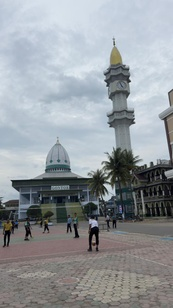
#> input picture Final Hasbi/image1.jpg, 173 x 308 px, shrunk from 720 x 1280 before the run
$ python stitching.py
#> lines starting #> are read from the running program, lines starting #| are printed output that depends on the picture
import cv2
import numpy as np
import matplotlib.pyplot as plt
import time


# ==============================
# LOAD IMAGE
# ==============================
img1 = cv2.imread("image1.jpg")
#> img1 is the input picture: shape (308, 173, 3); mean B, G, R 157, 152.4, 147.2
img2 = cv2.imread("image2.jpg")
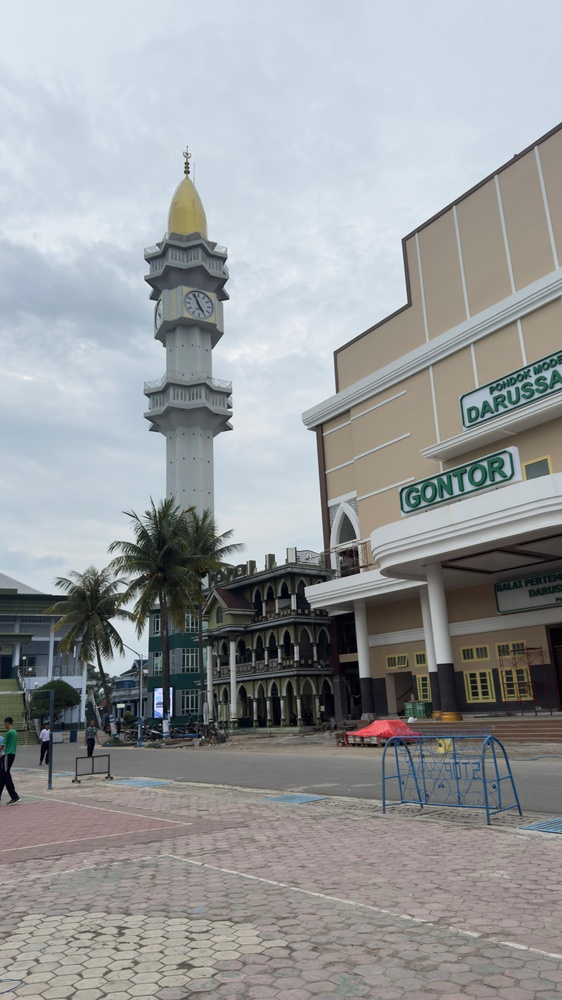
#> input picture Final Hasbi/image2.jpg, 562 x 1000 px, shrunk from 2340 x 4160 before the run
#> img2 is the input picture: shape (1000, 562, 3); mean B, G, R 156.1, 154.1, 151.3

if img1 is None or img2 is None:
    print("Error: image not found!")
    exit()

gray1 = cv2.cvtColor(img1, cv2.COLOR_BGR2GRAY)
gray2 = cv2.cvtColor(img2, cv2.COLOR_BGR2GRAY)
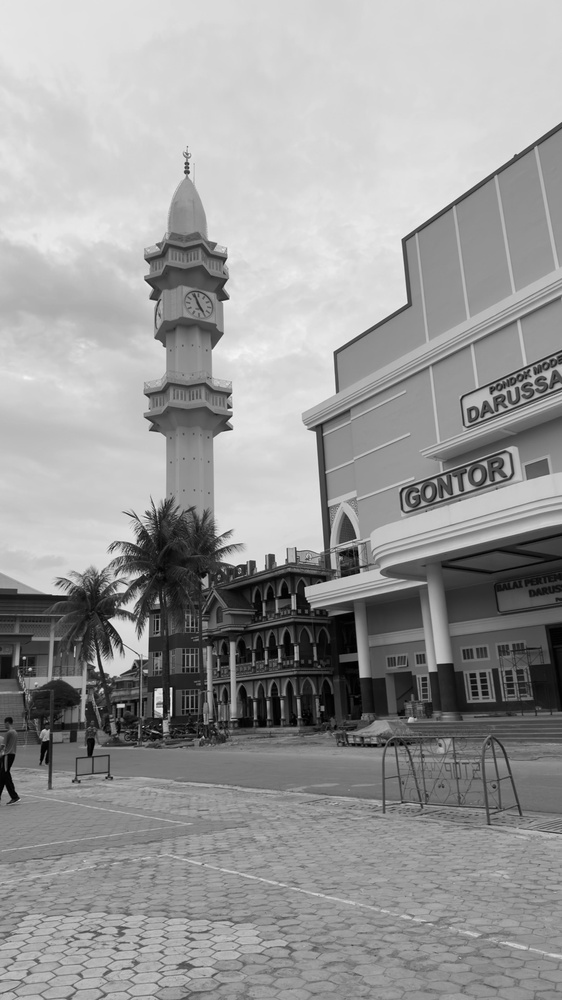
#> gray2: shape (1000, 562); min 0, max 245, mean 153.5


# ==============================
# FEATURE DETECTION
# ==============================
def detect_and_compute(method, gray):
    if method == "SIFT":
        detector = cv2.SIFT_create()
    elif method == "ORB":
        detector = cv2.ORB_create(nfeatures=2000)
    else:
        raise ValueError("Unsupported method")

    kp, desc = detector.detectAndCompute(gray, None)
    return kp, desc


# ==============================
# FEATURE MATCHING
# ==============================
def match_features(method, desc1, desc2):

    if method == "ORB":
        matcher = cv2.BFMatcher(cv2.NORM_HAMMING)
    else:
        matcher = cv2.BFMatcher(cv2.NORM_L2)

    matches = matcher.knnMatch(desc1, desc2, k=2)

    good = []
    for m, n in matches:
        if m.distance < 0.7 * n.distance:   # lebih ketat
            good.append(m)

    return good


# ==============================
# STITCH FUNCTION (FIXED)
# ==============================
def stitch(method):

    print(f"\n===== {method} =====")

    start = time.time()

    kp1, desc1 = detect_and_compute(method, gray1)
    kp2, desc2 = detect_and_compute(method, gray2)

    good_matches = match_features(method, desc1, desc2)

    print("Keypoints img1:", len(kp1))
    print("Keypoints img2:", len(kp2))
    print("Good matches:", len(good_matches))

    if len(good_matches) < 10:
        print("Not enough matches!")
        return

    src_pts = np.float32([kp1[m.queryIdx].pt for m in good_matches]).reshape(-1, 1, 2)
    dst_pts = np.float32([kp2[m.trainIdx].pt for m in good_matches]).reshape(-1, 1, 2)

    # Cari homography
    H, mask = cv2.findHomography(src_pts, dst_pts, cv2.RANSAC, 5.0)

    # ===== AUTO CANVAS SIZE FIX =====
    h1, w1 = img1.shape[:2]
    h2, w2 = img2.shape[:2]

    pts_img1 = np.float32([[0,0],[0,h1],[w1,h1],[w1,0]]).reshape(-1,1,2)
    pts_img1_transformed = cv2.perspectiveTransform(pts_img1, H)

    pts = np.concatenate((pts_img1_transformed,
                          np.float32([[0,0],[0,h2],[w2,h2],[w2,0]]).reshape(-1,1,2)), axis=0)

    [xmin, ymin] = np.int32(pts.min(axis=0).ravel())
    [xmax, ymax] = np.int32(pts.max(axis=0).ravel())

    translation_dist = [-xmin, -ymin]

    H_translation = np.array([[1,0,translation_dist[0]],
                              [0,1,translation_dist[1]],
                              [0,0,1]])

    result = cv2.warpPerspective(img1,
                                 H_translation.dot(H),
                                 (xmax-xmin, ymax-ymin))

    result[translation_dist[1]:h2+translation_dist[1],
           translation_dist[0]:w2+translation_dist[0]] = img2

    end = time.time()

    print("Execution time:", round(end-start,4), "seconds")

    # DRAW MATCHES
    match_img = cv2.drawMatches(
        img1, kp1, img2, kp2, good_matches[:50], None,
        flags=cv2.DrawMatchesFlags_NOT_DRAW_SINGLE_POINTS
    )

    # SHOW RESULT
    plt.figure(figsize=(15,5))
    plt.title(f"{method} - Feature Matching")
    plt.imshow(cv2.cvtColor(match_img, cv2.COLOR_BGR2RGB))
    plt.axis("off")
    plt.show()

    plt.figure(figsize=(15,5))
    plt.title(f"{method} - Panorama Result")
    plt.imshow(cv2.cvtColor(result, cv2.COLOR_BGR2RGB))
    plt.axis("off")
    plt.show()


# ==============================
# RUN METHODS
# ==============================
stitch("SIFT")
#> in detect_and_compute, `kp, desc = detector.detectAndCompute(gray, None)`: kp = 259 keypoints; strongest (x, y, size): (152, 163, 2), (16, 184, 6.8), (105, 185, 2), (94, 223, 4.9)
#> in stitch, `kp1, desc1 = detect_and_compute(method, gray1)`: kp1 has the same summary as kp in detect_and_compute
#> in detect_and_compute (call 2), `kp, desc = detector.detectAndCompute(gray, None)`: kp = 2376 keypoints; strongest (x, y, size): (171, 689, 1.9), (158, 693, 6.5), (24, 658, 2), (120, 706, 3.7)
#> in stitch, `kp2, desc2 = detect_and_compute(method, gray2)`: kp2 has the same summary as kp in detect_and_compute
#> in match_features, `matches = matcher.knnMatch(desc1, desc2, k=2)`: matches = 259 matches
#> after the loop in match_features, `for m, n in matches:`: good = 80 matches
#| Keypoints img1: 259
#| Keypoints img2: 2376
#| Good matches: 80
#> in stitch, `src_pts = np.float32([kp1[m.queryIdx].pt for m in good_matches]).resha..`: src_pts = 80 rows, first 8: [86.46, 206.4], [91.57, 207], [93.69, 207.1], [96.09, 202.5], [97.21, 180.7], [97.31, 212], [97.31, 212], [103.5, 182.1]
#> in stitch, `dst_pts = np.float32([kp2[m.trainIdx].pt for m in good_matches]).resha..`: dst_pts = 80 rows, first 8: [40.65, 695.2], [63.68, 696.4], [63.68, 696.4], [77.55, 681.3], [88.15, 608.4], [79.12, 714.1], [79.12, 714.1], [111.7, 612.2]
#> in stitch, `H, mask = cv2.findHomography(src_pts, dst_pts, cv2.RANSAC, 5.0)`: H = [[4.12, -0.412, -226], [1.3, 3.61, -100.7], [0.00187, -0.000351, 1]]; mask = 80 values, max 1 at index 0, min 0 at index 11, mean 0.975
#> in stitch, `pts_img1_transformed = cv2.perspectiveTransform(pts_img1, H)`: pts_img1_transformed = [[-226, -100.7], [-395.5, 1134.5], [296.1, 1017.2], [367.7, 93.79]]
#> in stitch, `pts = np.concatenate((pts_img1_transformed, np.float32([[0,0],[0,h2],[..`: pts = [[-226, -100.7], [-395.5, 1134.5], [296.1, 1017.2], [367.7, 93.79], [0, 0], [0, 1000], [562, 1000], [562, 0]]
#> in stitch, `[xmin, ymin] = np.int32(pts.min(axis=0).ravel())`: xmin = -395; ymin = -100
#> in stitch, `[xmax, ymax] = np.int32(pts.max(axis=0).ravel())`: xmax = 562; ymax = 1134
#> in stitch, `translation_dist = [-xmin, -ymin]`: translation_dist = [395, 100]
#> in stitch, `H_translation = np.array([[1,0,translation_dist[0]], [0,1,translation_..`: H_translation = [[1, 0, 395], [0, 1, 100], [0, 0, 1]]
#> in stitch, `result[translation_dist[1]:h2+translation_dist[1], translation_dist[0]..`:
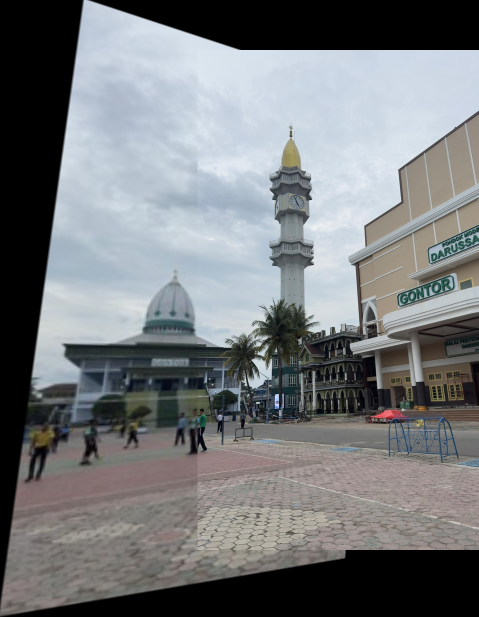
#> result: shape (1234, 957, 3) (shown at 1/2 size); mean B, G, R 123.4, 121, 118.3
#> in stitch, `match_img = cv2.drawMatches( img1, kp1, img2, kp2, good_matches[:50], ..`:
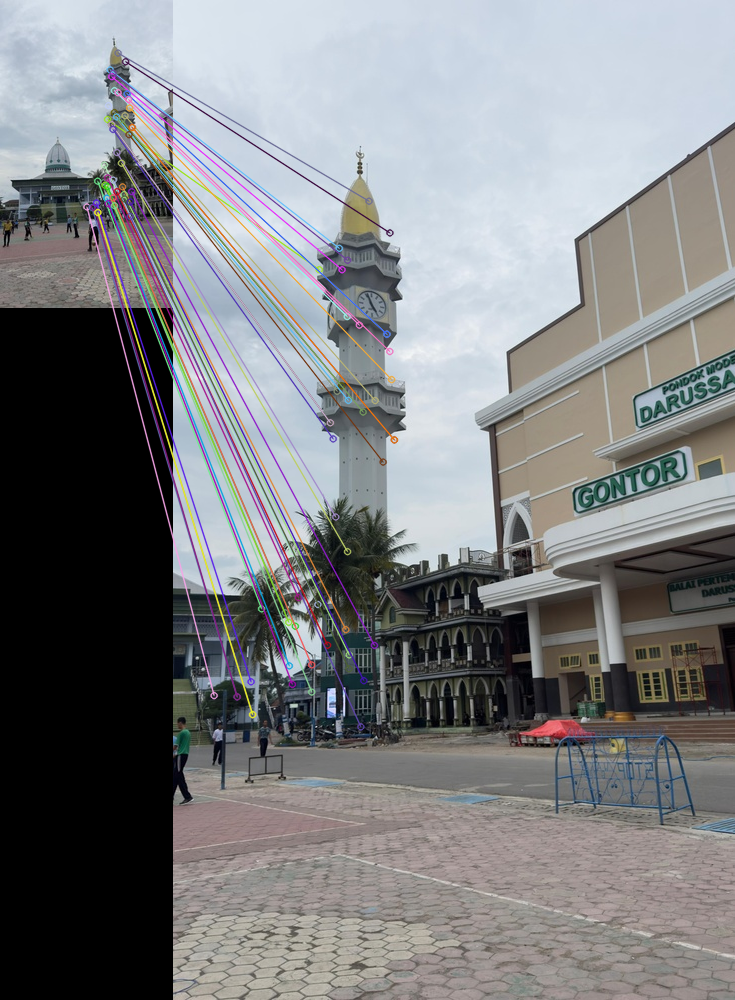
#> match_img: shape (1000, 735, 3); mean B, G, R 130.2, 128, 126.5
stitch("ORB")
#> call 2 of stitch, with method = 'ORB'
#> in detect_and_compute (call 3), `kp, desc = detector.detectAndCompute(gray, None)`: kp = 939 keypoints; strongest (x, y, size): (109, 180, 31), (104, 185, 31), (108, 160, 31), (129, 81, 31)
#> in stitch (call 2), `kp1, desc1 = detect_and_compute(method, gray1)`: kp1 has the same summary as kp in detect_and_compute
#> in detect_and_compute (call 4), `kp, desc = detector.detectAndCompute(gray, None)`: kp = 2000 keypoints; strongest (x, y, size): (161, 689, 31), (109, 620, 31), (118, 706, 31), (171, 688, 31)
#> in stitch (call 2), `kp2, desc2 = detect_and_compute(method, gray2)`: kp2 has the same summary as kp in detect_and_compute
#> in match_features (call 2), `matches = matcher.knnMatch(desc1, desc2, k=2)`: matches = 939 matches
#> after the loop in match_features (call 2), `for m, n in matches:`: good = 69 matches
#| Keypoints img1: 939
#| Keypoints img2: 2000
#| Good matches: 69
#> in stitch (call 2), `src_pts = np.float32([kp1[m.queryIdx].pt for m in good_matches]).resha..`: src_pts = 69 rows, first 8: [123, 63], [106, 71], [129, 78], [105, 80], [129, 81], [106, 83], [110, 83], [107, 88]
#> in stitch (call 2), `dst_pts = np.float32([kp2[m.trainIdx].pt for m in good_matches]).resha..`: dst_pts = 69 rows, first 8: [206, 235.9], [154.1, 247.2], [223.9, 286.7], [146.9, 279.5], [223.9, 295.6], [146.9, 286.7], [161.2, 292.6], [152.3, 301.6]
#> in stitch (call 2), `H, mask = cv2.findHomography(src_pts, dst_pts, cv2.RANSAC, 5.0)`: H = [[4.15, -0.398, -231.6], [1.32, 3.61, -102], [0.00193, -0.000377, 1]]; mask = 69 values, max 1 at index 0, min 0 at index 15, mean 0.899
#> in stitch (call 2), `pts_img1_transformed = cv2.perspectiveTransform(pts_img1, H)`: pts_img1_transformed = [[-231.6, -102], [-400.8, 1141.2], [299.3, 1015.8], [365.3, 94.23]]
#> in stitch (call 2), `pts = np.concatenate((pts_img1_transformed, np.float32([[0,0],[0,h2],[..`: pts = [[-231.6, -102], [-400.8, 1141.2], [299.3, 1015.8], [365.3, 94.23], [0, 0], [0, 1000], [562, 1000], [562, 0]]
#> in stitch (call 2), `[xmin, ymin] = np.int32(pts.min(axis=0).ravel())`: xmin = -400; ymin = -102
#> in stitch (call 2), `[xmax, ymax] = np.int32(pts.max(axis=0).ravel())`: ymax = 1141
#> in stitch (call 2), `translation_dist = [-xmin, -ymin]`: translation_dist = [400, 102]
#> in stitch (call 2), `H_translation = np.array([[1,0,translation_dist[0]], [0,1,translation_..`: H_translation = [[1, 0, 400], [0, 1, 102], [0, 0, 1]]
#> in stitch (call 2), `result = cv2.warpPerspective(img1, H_translation.dot(H), (xmax-xmin, y..`:
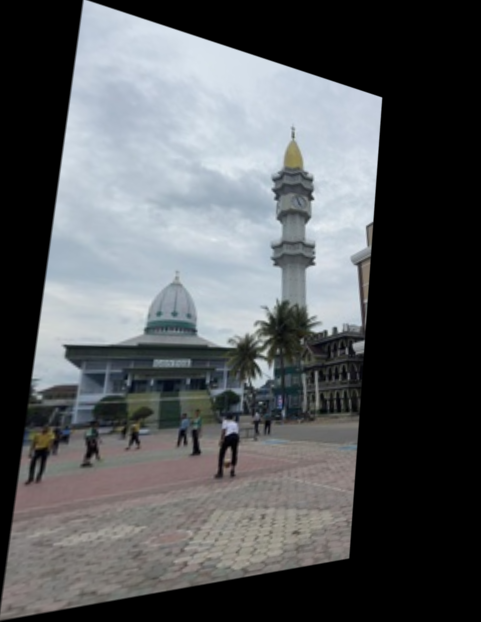
#> result: shape (1243, 962, 3) (shown at 1/2 size); mean B, G, R 91.5, 88.9, 86.1
#> in stitch (call 2), `result[translation_dist[1]:h2+translation_dist[1], translation_dist[0]..`:
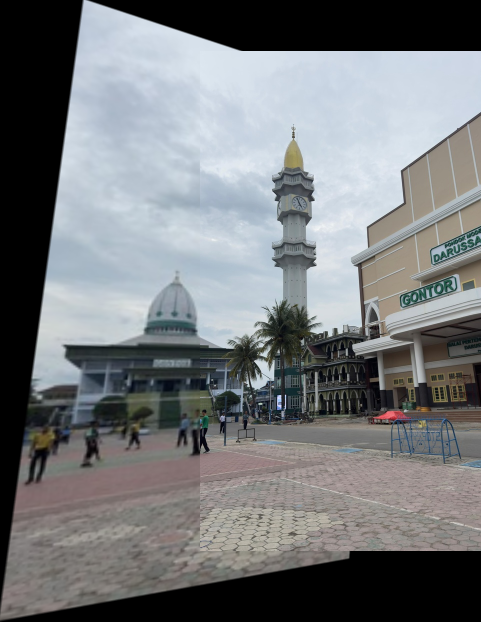
#> result: shape (1243, 962, 3) (shown at 1/2 size); mean B, G, R 122.9, 120.5, 117.8
#> in stitch (call 2), `match_img = cv2.drawMatches( img1, kp1, img2, kp2, good_matches[:50], ..`:
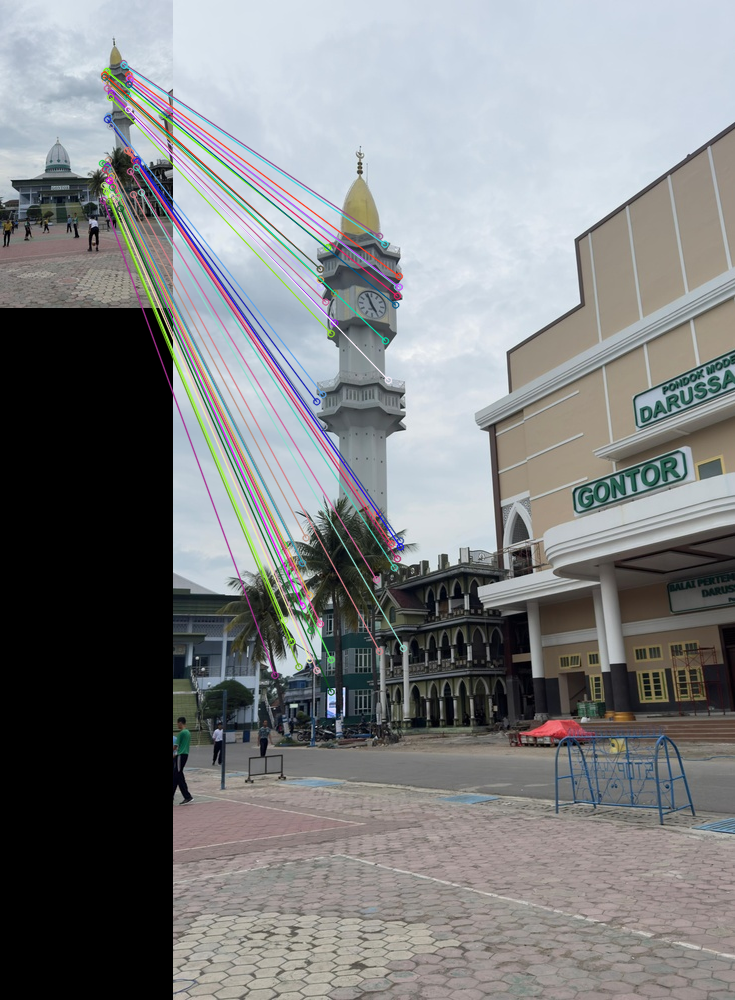
#> match_img: shape (1000, 735, 3); mean B, G, R 129.5, 127.9, 126
